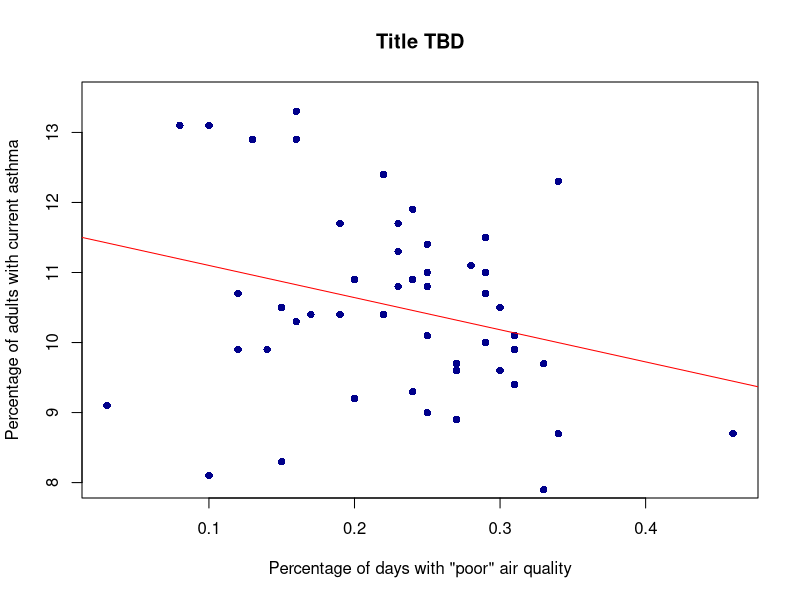

The R source for this figure:
## ---- chunk 1
knitr::opts_chunk$set(echo = TRUE)
## ---- chunk 2
my_data <- read.csv("Data for Final Rmarkdown Project.csv")

regression_model <- lm(my_data$Percent.Adults.with.Current.Asthma ~ my_data$Poor.Air.Quality.Days)

plot(my_data$Poor.Air.Quality.Days, my_data$Percent.Adults.with.Current.Asthma,
     ylim = c(8,13.5),
     main = "Title TBD",
     xlab = "Percentage of days with \"poor\" air quality",
     ylab = "Percentage of adults with current asthma",
     pch = 16,
     col = "blue4")

abline(regression_model, col="red") 


## ---- chunk 3
regression_model <- lm(my_data$Percent.Adults.with.Current.Asthma ~ my_data$Poor.Air.Quality.Days)

summary(regression_model)
